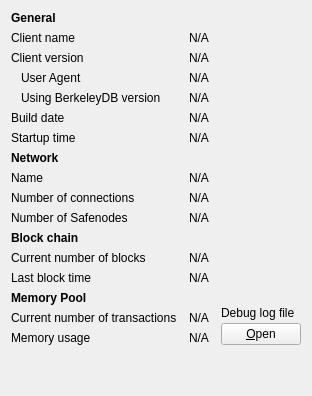
     <widget class="QWidget" name="tab_info">
      <attribute name="title">
       <string>&amp;Information</string>
      </attribute>
      <layout class="QGridLayout" name="gridLayout" columnstretch="0,1,0">
       <property name="horizontalSpacing">
        <number>12</number>
       </property>
       <item row="0" column="0">
        <widget class="QLabel" name="label_9">
         <property name="font">
          <font>
           <weight>75</weight>
           <bold>true</bold>
          </font>
         </property>
         <property name="text">
          <string>General</string>
         </property>
        </widget>
       </item>
       <item row="1" column="0">
        <widget class="QLabel" name="label_5">
         <property name="text">
          <string>Client name</string>
         </property>
        </widget>
       </item>
       <item row="1" column="1" colspan="2">
        <widget class="QLabel" name="clientName">
         <property name="cursor">
          <cursorShape>IBeamCursor</cursorShape>
         </property>
         <property name="text">
          <string>N/A</string>
         </property>
         <property name="textFormat">
          <enum>Qt::PlainText</enum>
         </property>
         <property name="textInteractionFlags">
          <set>Qt::LinksAccessibleByMouse|Qt::TextSelectableByKeyboard|Qt::TextSelectableByMouse</set>
         </property>
        </widget>
       </item>
       <item row="2" column="0">
        <widget class="QLabel" name="label_6">
         <property name="text">
          <string>Client version</string>
         </property>
        </widget>
       </item>
       <item row="2" column="1" colspan="2">
        <widget class="QLabel" name="clientVersion">
         <property name="cursor">
          <cursorShape>IBeamCursor</cursorShape>
         </property>
         <property name="text">
          <string>N/A</string>
         </property>
         <property name="textFormat">
          <enum>Qt::PlainText</enum>
         </property>
         <property name="textInteractionFlags">
          <set>Qt::LinksAccessibleByMouse|Qt::TextSelectableByKeyboard|Qt::TextSelectableByMouse</set>
         </property>
        </widget>
       </item>
       <item row="3" column="0">
        <widget class="QLabel" name="labelClientUserAgent">
         <property name="text">
          <string>User Agent</string>
         </property>
         <property name="indent">
          <number>10</number>
         </property>
        </widget>
       </item>
       <item row="3" column="1" colspan="2">
        <widget class="QLabel" name="clientUserAgent">
         <property name="cursor">
          <cursorShape>IBeamCursor</cursorShape>
         </property>
         <property name="text">
          <string>N/A</string>
         </property>
         <property name="textFormat">
          <enum>Qt::PlainText</enum>
         </property>
         <property name="textInteractionFlags">
          <set>Qt::LinksAccessibleByMouse|Qt::TextSelectableByKeyboard|Qt::TextSelectableByMouse</set>
         </property>
        </widget>
       </item>
       <item row="4" column="0">
        <widget class="QLabel" name="label_berkeleyDBVersion">
         <property name="text">
          <string>Using BerkeleyDB version</string>
         </property>
         <property name="indent">
          <number>10</number>
         </property>
        </widget>
       </item>
       <item row="4" column="1" colspan="2">
        <widget class="QLabel" name="berkeleyDBVersion">
         <property name="cursor">
          <cursorShape>IBeamCursor</cursorShape>
         </property>
         <property name="text">
          <string>N/A</string>
         </property>
         <property name="textFormat">
          <enum>Qt::PlainText</enum>
         </property>
         <property name="textInteractionFlags">
          <set>Qt::LinksAccessibleByMouse|Qt::TextSelectableByKeyboard|Qt::TextSelectableByMouse</set>
         </property>
        </widget>
       </item>
       <item row="5" column="0">
        <widget class="QLabel" name="label_12">
         <property name="text">
          <string>Build date</string>
         </property>
        </widget>
       </item>
       <item row="5" column="1" colspan="2">
        <widget class="QLabel" name="buildDate">
         <property name="cursor">
          <cursorShape>IBeamCursor</cursorShape>
         </property>
         <property name="text">
          <string>N/A</string>
         </property>
         <property name="textFormat">
          <enum>Qt::PlainText</enum>
         </property>
         <property name="textInteractionFlags">
          <set>Qt::LinksAccessibleByMouse|Qt::TextSelectableByKeyboard|Qt::TextSelectableByMouse</set>
         </property>
        </widget>
       </item>
       <item row="6" column="0">
        <widget class="QLabel" name="label_13">
         <property name="text">
          <string>Startup time</string>
         </property>
        </widget>
       </item>
       <item row="6" column="1" colspan="2">
        <widget class="QLabel" name="startupTime">
         <property name="cursor">
          <cursorShape>IBeamCursor</cursorShape>
         </property>
         <property name="text">
          <string>N/A</string>
         </property>
         <property name="textFormat">
          <enum>Qt::PlainText</enum>
         </property>
         <property name="textInteractionFlags">
          <set>Qt::LinksAccessibleByMouse|Qt::TextSelectableByKeyboard|Qt::TextSelectableByMouse</set>
         </property>
        </widget>
       </item>
       <item row="7" column="0">
           <widget class="QLabel" name="labelNetwork">
               <property name="font">
                   <font>
                       <weight>75</weight>
                       <bold>true</bold>
                   </font>
               </property>
               <property name="text">
                   <string>Network</string>
               </property>
           </widget>
       </item>
       <item row="8" column="0">
        <widget class="QLabel" name="label_8">
         <property name="text">
          <string>Name</string>
         </property>
        </widget>
       </item>
       <item row="8" column="1" colspan="2">
        <widget class="QLabel" name="networkName">
         <property name="cursor">
          <cursorShape>IBeamCursor</cursorShape>
         </property>
         <property name="text">
          <string>N/A</string>
         </property>
         <property name="textFormat">
          <enum>Qt::PlainText</enum>
         </property>
         <property name="textInteractionFlags">
          <set>Qt::LinksAccessibleByMouse|Qt::TextSelectableByKeyboard|Qt::TextSelectableByMouse</set>
         </property>
        </widget>
       </item>
       <item row="9" column="0">
        <widget class="QLabel" name="label_7">
         <property name="text">
          <string>Number of connections</string>
         </property>
        </widget>
       </item>
       <item row="9" column="1" colspan="2">
        <widget class="QLabel" name="numberOfConnections">
         <property name="cursor">
          <cursorShape>IBeamCursor</cursorShape>
         </property>
         <property name="text">
          <string>N/A</string>
         </property>
         <property name="textFormat">
          <enum>Qt::PlainText</enum>
         </property>
         <property name="textInteractionFlags">
          <set>Qt::LinksAccessibleByMouse|Qt::TextSelectableByKeyboard|Qt::TextSelectableByMouse</set>
         </property>
        </widget>
       </item>
       <item row="10" column="0">
        <widget class="QLabel" name="safenodeCountLabel">
         <property name="text">
          <string>Number of Safenodes</string>
         </property>
        </widget>
       </item>
       <item row="10" column="1">
        <widget class="QLabel" name="safenodeCount">
         <property name="text">
          <string>N/A</string>
         </property>
        </widget>
       </item>
       <item row="11" column="0">
        <widget class="QLabel" name="label_10">
         <property name="font">
          <font>
           <weight>75</weight>
           <bold>true</bold>
          </font>
         </property>
         <property name="text">
          <string>Block chain</string>
         </property>
        </widget>
       </item>
       <item row="12" column="0">
        <widget class="QLabel" name="label_3">
         <property name="text">
          <string>Current number of blocks</string>
         </property>
        </widget>
       </item>
       <item row="12" column="1" colspan="2">
        <widget class="QLabel" name="numberOfBlocks">
         <property name="cursor">
          <cursorShape>IBeamCursor</cursorShape>
         </property>
         <property name="text">
          <string>N/A</string>
         </property>
         <property name="textFormat">
          <enum>Qt::PlainText</enum>
         </property>
         <property name="textInteractionFlags">
          <set>Qt::LinksAccessibleByMouse|Qt::TextSelectableByKeyboard|Qt::TextSelectableByMouse</set>
         </property>
        </widget>
       </item>
       <item row="13" column="0">
        <widget class="QLabel" name="labelLastBlockTime">
         <property name="text">
          <string>Last block time</string>
         </property>
        </widget>
       </item>
       <item row="13" column="1" colspan="2">
        <widget class="QLabel" name="lastBlockTime">
         <property name="cursor">
          <cursorShape>IBeamCursor</cursorShape>
         </property>
         <property name="text">
          <string>N/A</string>
         </property>
         <property name="textFormat">
          <enum>Qt::PlainText</enum>
         </property>
         <property name="textInteractionFlags">
          <set>Qt::LinksAccessibleByMouse|Qt::TextSelectableByKeyboard|Qt::TextSelectableByMouse</set>
         </property>
        </widget>
       </item>
       <item row="14" column="0">
        <widget class="QLabel" name="labelMempoolTitle">
         <property name="font">
          <font>
           <weight>75</weight>
           <bold>true</bold>
          </font>
         </property>
         <property name="text">
          <string>Memory Pool</string>
         </property>
        </widget>
       </item>
       <item row="15" column="0">
        <widget class="QLabel" name="labelNumberOfTransactions">
         <property name="text">
          <string>Current number of transactions</string>
         </property>
        </widget>
       </item>
       <item row="15" column="1">
        <widget class="QLabel" name="mempoolNumberTxs">
         <property name="cursor">
          <cursorShape>IBeamCursor</cursorShape>
         </property>
         <property name="text">
          <string>N/A</string>
         </property>
         <property name="textFormat">
          <enum>Qt::PlainText</enum>
         </property>
         <property name="textInteractionFlags">
          <set>Qt::LinksAccessibleByMouse|Qt::TextSelectableByKeyboard|Qt::TextSelectableByMouse</set>
         </property>
        </widget>
       </item>
       <item row="16" column="0">
        <widget class="QLabel" name="labelMemoryUsage">
         <property name="text">
          <string>Memory usage</string>
         </property>
        </widget>
       </item>
       <item row="16" column="1">
        <widget class="QLabel" name="mempoolSize">
         <property name="cursor">
          <cursorShape>IBeamCursor</cursorShape>
         </property>
         <property name="text">
          <string>N/A</string>
         </property>
         <property name="textFormat">
          <enum>Qt::PlainText</enum>
         </property>
         <property name="textInteractionFlags">
          <set>Qt::LinksAccessibleByMouse|Qt::TextSelectableByKeyboard|Qt::TextSelectableByMouse</set>
         </property>
        </widget>
       </item>
       <item row="14" column="2" rowspan="3">
        <layout class="QVBoxLayout" name="verticalLayoutDebugButton">
         <property name="spacing">
          <number>3</number>
         </property>
         <item>
          <spacer name="verticalSpacer_2">
           <property name="orientation">
            <enum>Qt::Vertical</enum>
           </property>
           <property name="sizeHint" stdset="0">
            <size>
             <width>10</width>
             <height>5</height>
            </size>
           </property>
          </spacer>
         </item>
         <item>
          <widget class="QLabel" name="labelDebugLogfile">
           <property name="text">
            <string>Debug log file</string>
           </property>
          </widget>
         </item>
         <item>
          <widget class="QPushButton" name="openDebugLogfileButton">
           <property name="toolTip">
            <string>Open the SafeNode debug log file from the current data directory. This can take a few seconds for large log files.</string>
           </property>
           <property name="text">
            <string>&amp;Open</string>
           </property>
           <property name="autoDefault">
            <bool>false</bool>
           </property>
          </widget>
         </item>
        </layout>
       </item>
       <item row="18" column="0">
        <spacer name="verticalSpacer">
         <property name="orientation">
          <enum>Qt::Vertical</enum>
         </property>
         <property name="sizeHint" stdset="0">
          <size>
           <width>20</width>
           <height>40</height>
          </size>
         </property>
        </spacer>
       </item>
      </layout>
     </widget>
